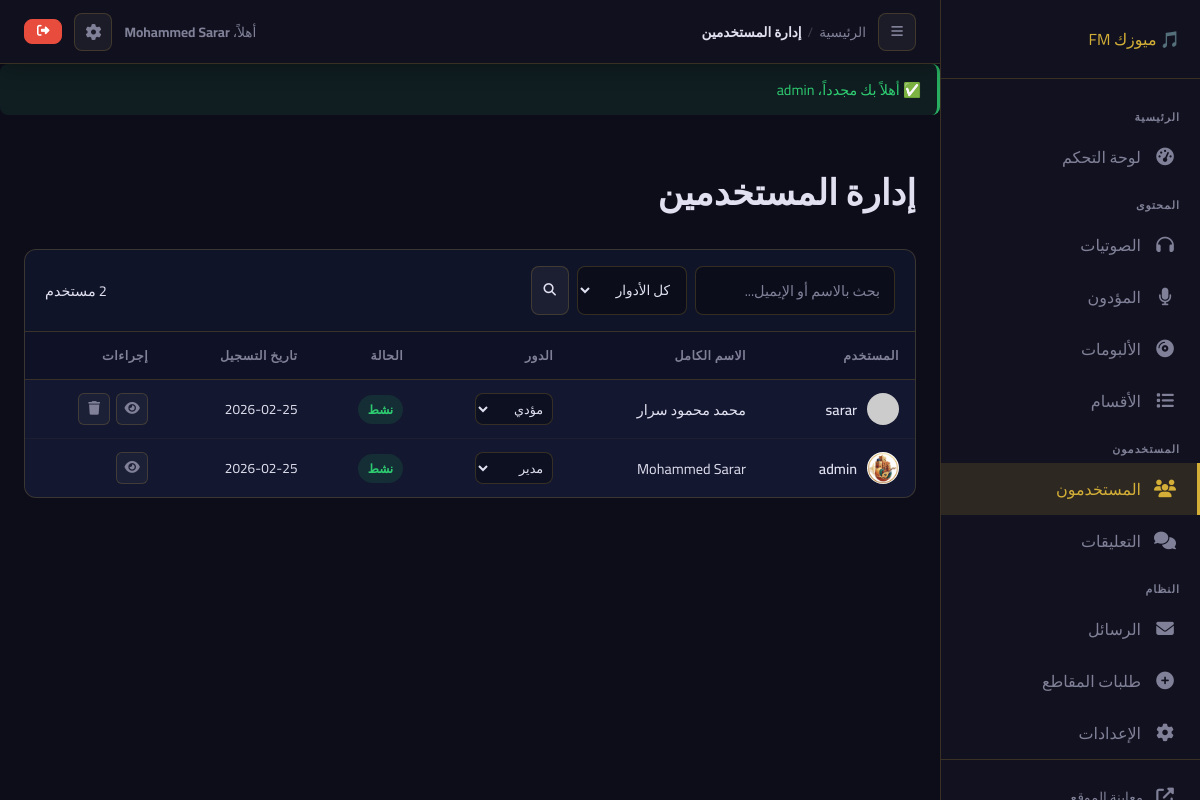
The page /admin/users.php (signed in) on the database its author committed.
### tables this page shows
CREATE TABLE `users` (
  `id` int NOT NULL,
  `username` varchar(100) NOT NULL,
  `full_name` varchar(100) DEFAULT NULL,
  `email` varchar(255) NOT NULL,
  `password` varchar(255) NOT NULL,
  `role` enum('admin','performer','user') NOT NULL DEFAULT 'user',
  `avatar` varchar(255) DEFAULT NULL,
  `bio` text,
  `phone` varchar(50) DEFAULT NULL,
  `website` varchar(255) DEFAULT NULL,
  `reset_token` varchar(64) DEFAULT NULL,
  `reset_expires` datetime DEFAULT NULL,
  `is_active` tinyint(1) NOT NULL DEFAULT '1',
  `created_at` datetime NOT NULL DEFAULT CURRENT_TIMESTAMP,
  `updated_at` datetime DEFAULT NULL ON UPDATE CURRENT_TIMESTAMP
);

### includes/auth.php (called while the page is built, shortened)
<?php
function getCurrentUser(): ?array {
    static $user = null;
    if ($user === null) {
        $db   = getDB();
        $stmt = $db->prepare("SELECT * FROM users WHERE id = ? AND is_active = 1");
        $stmt->execute([$_SESSION['user_id']]);
        $user = $stmt->fetch() ?: null;
    }
    return $user;
}
function getCurrentUserId(): int {
    return (int)($_SESSION['user_id'] ?? 0);
}

### includes/csrf.php (called while the page is built, shortened)
<?php
function generateCsrfToken(): string {
    return $_SESSION['csrf_token'];
}

### admin/users.php (the view, shortened to what this page needs)
<?php
require_once __DIR__ . '/../includes/functions.php';
require_once __DIR__ . '/../includes/auth.php';
require_once __DIR__ . '/../includes/csrf.php';
$db     = getDB();
$search  = clean($_GET['search'] ?? '');
$where   = [];
$params  = [];
$where[] = '1=1';
$sql   = "SELECT * FROM users WHERE " . implode(' AND ', $where) . " ORDER BY created_at DESC LIMIT 50";
$stmt  = $db->prepare($sql);
$stmt->execute($params);
$users = $stmt->fetchAll();
$pageTitle = 'إدارة المستخدمين';
require_once __DIR__ . '/includes/admin_header.php';
?>
<div class="card">
    <div class="card-header">
        <div style="display:flex;gap:10px;">
            <form method="get" style="display:flex;gap:8px;">
                <input type="text" name="search" value="<?= clean($search) ?>" placeholder="بحث بالاسم أو الإيميل..." class="form-control" style="width:200px;">
                <select name="role" class="filter-select">
                    <option value="">كل الأدوار</option>
                </select>
                <button type="submit" class="btn btn-ghost btn-sm"><i class="fas fa-search"></i></button>
            </form>
        </div>
        <span style="color:var(--text-muted);font-size:0.9rem;"><?= count($users) ?> مستخدم</span>
    </div>
    <div class="card-body" style="padding:0;">
        <?php if (empty($users)): ?>
            <div class="empty-state"><div class="icon">👥</div><h3>لا يوجد مستخدمون</h3></div>
        <?php else: ?>
            <table class="admin-table">
                <thead><tr><th>المستخدم</th><th>الاسم الكامل</th><th>الدور</th><th>الحالة</th><th>تاريخ التسجيل</th><th>إجراءات</th></tr></thead>
                <tbody>
                    <?php foreach ($users as $u): ?>
                        <tr>
                            <td>
                                <div style="display:flex;align-items:center;gap:10px;">
                                    <img src="<?= getUserAvatarUrl($u) ?>" alt="" style="width:32px;height:32px;object-fit:cover;border-radius:50%;">
                                    <span style="font-weight:600;"><?= clean($u['username']) ?></span>
                                </div>
                            </td>
                            <td><?= clean($u['full_name'] ?? '—') ?></td>
                            <td>
                                <form method="post" action="?action=change_role&id=<?= $u['id'] ?>" style="display:inline;">
                                    <select name="role" onchange="this.form.submit()" class="filter-select" style="padding:2px 5px; font-size:0.8rem;">
                                        <option value="performer" <?= $u['role'] === 'performer' ? 'selected' : '' ?>>مؤدي</option>
                                        <option value="admin" <?= $u['role'] === 'admin' ? 'selected' : '' ?>>مدير</option>
                                    </select>
                                </form>
                            </td>
                            <td>
                                <a href="?action=toggle_active&id=<?= $u['id'] ?>" class="badge <?= $u['is_active'] ? 'badge-success' : 'badge-danger' ?>" style="text-decoration:none;">
                                    <?= $u['is_active'] ? 'نشط' : 'محظور' ?>
                                </a>
                            </td>
                            <td style="font-size:0.85rem; color:var(--text-muted);"><?= date('Y-m-d', strtotime($u['created_at'])) ?></td>
                            <td>
                                <div class="table-actions">
                                    <a href="<?= BASE_URL ?>/profile.php?id=<?= $u['id'] ?>" target="_blank" class="btn-icon-sm" title="عرض الملف"><i class="fas fa-eye"></i></a>
                                    <?php if ($u['id'] !== getCurrentUserId()): ?>
                                        <a href="?action=delete&id=<?= $u['id'] ?>&csrf=<?= generateCsrfToken() ?>" class="btn-icon-sm danger" title="حذف" onclick="return confirm('هل أنت متأكد من حذف هذا المستخدم نهائياً؟')"><i class="fas fa-trash"></i></a>
                                    <?php endif; ?>
                                </div>
                            </td>
                        </tr>
                    <?php endforeach; ?>
                </tbody>
            </table>
        <?php endif; ?>
    </div>
</div>
<?php require_once __DIR__ . '/includes/admin_footer.php'; ?>

### admin/includes/admin_header.php (shortened to what this page needs)
<?php
$adminSiteName  = getSetting('site_name', 'موسيكان');
$adminUser      = getCurrentUser();
?>
<!DOCTYPE html>
<html lang="ar" dir="rtl">
<head>
    <link rel="stylesheet" href="https://cdnjs.cloudflare.com/ajax/libs/font-awesome/6.5.0/css/all.min.css">
    <link rel="stylesheet" href="<?= BASE_URL ?>/assets/css/admin.css">
    <link rel="stylesheet" href="<?= BASE_URL ?>/assets/css/admin-extra.css">
</head>
<body>
<aside class="admin-sidebar" id="admin-sidebar">
    <div class="sidebar-logo">
        <a href="<?= BASE_URL ?>/admin/dashboard.php">🎵 <?= clean($adminSiteName) ?></a>
    </div>
    <nav class="sidebar-nav">
        <div class="sidebar-section-title">الرئيسية</div>
        <a href="<?= BASE_URL ?>/admin/dashboard.php" class="sidebar-item <?= (basename($_SERVER['PHP_SELF']) === 'dashboard.php') ? 'active' : '' ?>">
            <i class="fas fa-tachometer-alt"></i> لوحة التحكم
        </a>
        <div class="sidebar-section-title">المحتوى</div>
        <a href="<?= BASE_URL ?>/admin/audios.php" class="sidebar-item <?= str_contains($_SERVER['PHP_SELF'], 'audios') ? 'active' : '' ?>">
            <i class="fas fa-headphones"></i> الصوتيات
        </a>
        <a href="<?= BASE_URL ?>/admin/performers.php" class="sidebar-item <?= str_contains($_SERVER['PHP_SELF'], 'performers') ? 'active' : '' ?>">
            <i class="fas fa-microphone"></i> المؤدون
        </a>
        <a href="<?= BASE_URL ?>/admin/albums.php" class="sidebar-item <?= str_contains($_SERVER['PHP_SELF'], 'albums') ? 'active' : '' ?>">
            <i class="fas fa-compact-disc"></i> الألبومات
        </a>
        <a href="<?= BASE_URL ?>/admin/categories.php" class="sidebar-item <?= str_contains($_SERVER['PHP_SELF'], 'categories') ? 'active' : '' ?>">
            <i class="fas fa-list"></i> الأقسام
        </a>
        <div class="sidebar-section-title">المستخدمون</div>
        <a href="<?= BASE_URL ?>/admin/users.php" class="sidebar-item <?= str_contains($_SERVER['PHP_SELF'], 'users') ? 'active' : '' ?>">
            <i class="fas fa-users"></i> المستخدمون
        </a>
        <a href="<?= BASE_URL ?>/admin/comments.php" class="sidebar-item <?= str_contains($_SERVER['PHP_SELF'], 'comments') ? 'active' : '' ?>">
            <i class="fas fa-comments"></i> التعليقات
        </a>
        <div class="sidebar-section-title">النظام</div>
        <a href="<?= BASE_URL ?>/admin/messages.php" class="sidebar-item <?= str_contains($_SERVER['PHP_SELF'], 'messages') ? 'active' : '' ?>">
            <i class="fas fa-envelope"></i> الرسائل
        </a>
        <a href="<?= BASE_URL ?>/admin/requests.php" class="sidebar-item <?= str_contains($_SERVER['PHP_SELF'], 'requests') ? 'active' : '' ?>">
            <i class="fas fa-plus-circle"></i> طلبات المقاطع
        </a>
        <a href="<?= BASE_URL ?>/admin/settings.php" class="sidebar-item <?= str_contains($_SERVER['PHP_SELF'], 'settings') ? 'active' : '' ?>">
            <i class="fas fa-cog"></i> الإعدادات
        </a>
        <div class="sidebar-footer">
            <a href="<?= BASE_URL ?>/" target="_blank" class="sidebar-item">
                <i class="fas fa-external-link-alt"></i> معاينة الموقع
            </a>
        </div>
    </nav>
</aside>
<div class="admin-main">
    <header class="admin-header">
        <div class="admin-header-start">
            <button class="btn-icon" id="sidebar-toggle"><i class="fas fa-bars"></i></button>
            <div class="admin-breadcrumb">
                <a href="<?= BASE_URL ?>/admin/dashboard.php">الرئيسية</a>
                <?php if (isset($breadcrumb) && $breadcrumb): ?>
                    <?php foreach ($breadcrumb as $bc): ?>
                        <span class="sep">/</span>
                        <?php if (isset($bc['url'])): ?>
                            <a href="<?= $bc['url'] ?>"><?= clean($bc['label']) ?></a>
                        <?php else: ?>
                            <span class="current"><?= clean($bc['label']) ?></span>
                        <?php endif; ?>
                    <?php endforeach; ?>
                <?php elseif (isset($pageTitle)): ?>
                    <span class="sep">/</span><span class="current"><?= clean($pageTitle) ?></span>
                <?php endif; ?>
            </div>
        </div>
        <div class="admin-header-end">
            <span style="color:var(--admin-muted);font-size:0.85rem;">
                <?php $adminDisplayName = !empty($adminUser['full_name']) ? $adminUser['full_name'] : $adminUser['username']; ?>
                أهلاً، <strong style="color:var(--gold);"><?= clean($adminDisplayName) ?></strong>
            </span>
            <a href="<?= BASE_URL ?>/admin/settings.php" class="btn-icon" title="الإعدادات"><i class="fas fa-cog"></i></a>
            <a href="<?= BASE_URL ?>/logout.php" class="btn btn-danger btn-sm"><i class="fas fa-sign-out-alt"></i></a>
        </div>
    </header>
    <?= showFlash() ?>
    <main class="admin-content">
        <div class="admin-page-title" style="margin-bottom:24px;">
            <h1><?= clean($pageTitle ?? 'لوحة التحكم') ?></h1>
        </div>

### assets/css/admin.css (style rules this page uses)
:root { --admin-bg: #0d0d1a; --admin-sidebar: #11111f; --admin-card: rgba(20, 25, 50, 0.9); --admin-border: rgba(212, 175, 55, 0.2); --admin-gold: #d4af37; --admin-gold2: #f0d060; --admin-text: #e0e0f0; --admin-muted: #808098; --admin-hover: rgba(212, 175, 55, 0.08); --admin-active: rgba(212, 175, 55, 0.15); --admin-danger: #e74c3c; --admin-success: #27ae60; --admin-info: #3498db; --admin-warning: #f39c12; --sidebar-w: 260px; --admin-transition: all 0.3s cubic-bezier(0.4, 0, 0.2, 1); }
*, *::before, *::after { box-sizing: border-box; margin: 0; padding: 0; }
body { font-family: 'Cairo', sans-serif; background: var(--admin-bg); color: var(--admin-text); direction: rtl; text-align: right; min-height: 100vh; overflow-x: hidden; }
a { color: var(--admin-gold); text-decoration: none; transition: var(--admin-transition); }
.admin-sidebar { width: var(--sidebar-w); background: var(--admin-sidebar); border-left: 1px solid var(--admin-border); display: flex; flex-direction: column; position: fixed; top: 0; right: 0; bottom: 0; z-index: 1000; overflow-y: auto; transition: var(--admin-transition); }
.sidebar-logo { padding: 24px 20px; border-bottom: 1px solid var(--admin-border); display: flex; align-items: center; gap: 12px; }
.sidebar-nav { flex: 1; padding: 16px 0; }
.sidebar-item { display: flex; align-items: center; gap: 12px; padding: 11px 20px; color: var(--admin-muted); cursor: pointer; transition: var(--admin-transition); border-right: 3px solid transparent; }
.sidebar-item i { width: 24px; text-align: center; font-size: 1.1rem; flex-shrink: 0; }
.sidebar-item.active { color: var(--admin-gold); background: var(--admin-active); border-right-color: var(--admin-gold); }
.sidebar-footer { padding: 16px 20px; border-top: 1px solid var(--admin-border); }
.sidebar-footer a { display: flex; align-items: center; gap: 10px; color: var(--admin-muted); font-size: 0.85rem; padding: 8px 0; transition: var(--admin-transition); }
.admin-main { flex: 1; margin-right: var(--sidebar-w); display: flex; flex-direction: column; min-height: 100vh; }
.admin-header { background: rgba(17, 17, 31, 0.95); backdrop-filter: blur(20px); border-bottom: 1px solid var(--admin-border); padding: 0 24px; height: 64px; display: flex; align-items: center; justify-content: space-between; position: sticky; top: 0; z-index: 900; box-shadow: 0 4px 20px rgba(0, 0, 0, 0.3); }
.admin-page-title { font-size: 1.1rem; font-weight: 700; color: var(--admin-text); display: flex; align-items: center; gap: 10px; }
.admin-content { flex: 1; padding: 28px 24px; }
.table-actions { display: flex; align-items: center; gap: 10px; }
.admin-table { width: 100%; border-collapse: collapse; font-size: 0.9rem; }
.admin-table th { padding: 12px 16px; background: rgba(0, 0, 0, 0.2); color: var(--admin-muted); font-weight: 600; font-size: 0.78rem; text-transform: uppercase; letter-spacing: 0.5px; border-bottom: 1px solid var(--admin-border); white-space: nowrap; }
.admin-table td { padding: 13px 16px; border-bottom: 1px solid rgba(212, 175, 55, 0.05); vertical-align: middle; }
.admin-table tr:last-child td { border-bottom: none; }
.btn { display: inline-flex; align-items: center; gap: 6px; padding: 8px 18px; border-radius: 8px; font-family: inherit; font-size: 0.85rem; font-weight: 600; cursor: pointer; transition: var(--admin-transition); border: 1px solid transparent; text-decoration: none; white-space: nowrap; }
.btn-danger { background: var(--admin-danger); color: white; border-color: var(--admin-danger); }
.btn-ghost { background: rgba(255, 255, 255, 0.05); color: var(--admin-text); border-color: var(--admin-border); }
.btn-sm { padding: 5px 12px; font-size: 0.78rem; }
.btn-icon-sm { width: 32px; height: 32px; padding: 0; border-radius: 6px; display: inline-flex; align-items: center; justify-content: center; font-size: 0.85rem; border: 1px solid var(--admin-border); background: rgba(255, 255, 255, 0.04); color: var(--admin-muted); cursor: pointer; transition: var(--admin-transition); text-decoration: none; }
.form-control { width: 100%; padding: 10px 14px; background: rgba(0, 0, 0, 0.3); border: 1px solid var(--admin-border); border-radius: 8px; color: var(--admin-text); font-family: inherit; font-size: 0.9rem; transition: var(--admin-transition); }
.form-control::placeholder { color: var(--admin-muted); }

### rows shown on the page
users: full_name "Mohammed Sarar", avatar (picture), username "admin", role "مدير", is_active "نشط", created_at "2026-02-25"
users: username "sarar", full_name "محمد محمود سرار", role "مؤدي", is_active "نشط", created_at "2026-02-25"

### other values the page prints
$adminSiteName "ميوزك FM"
$pageTitle "إدارة المستخدمين"
$icon "✅"
$flash['message'] "أهلاً بك مجدداً، admin"
